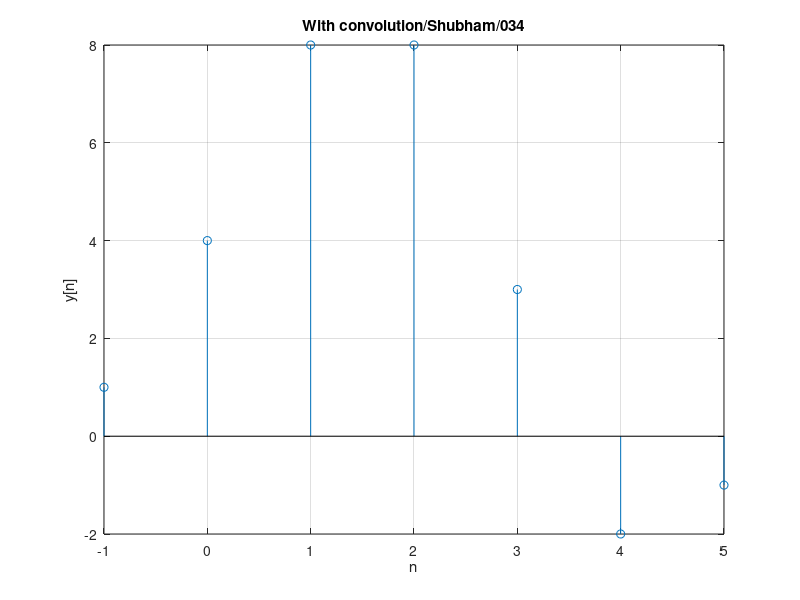

The MATLAB script that drew this image:
% Q2.(b) With Convolution function

clc;
close all;
clear all;
h=[1 2 1 -1];
nh = [-1 0 1 2];
x= [1 2 3 1];
nx= [0 1 2 3];
y= conv(x,h);
n=min(nh)+min(nx):max(nh)+max(nx);
stem(n,y);
xlabel('n');
ylabel('y[n]');
title('With convolution/Shubham/034');
grid on;